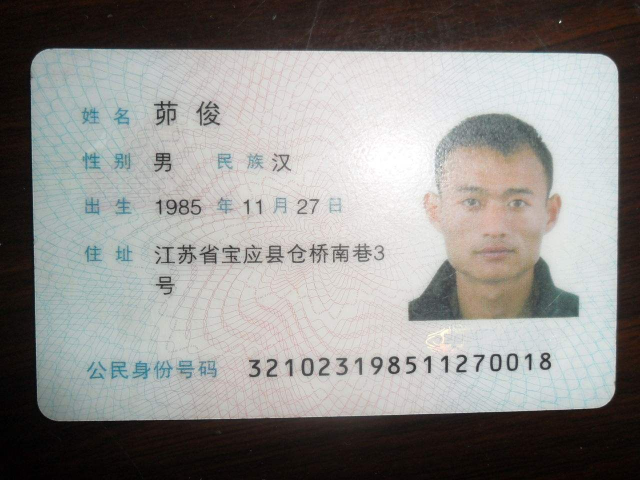
#> input picture tamper_data/good/0037.jpg, 1280 x 960 px (shown at 1/2 size)
$ python -i dct_detector.py   (imports and definitions only)
#> lines starting #> are read from the running program, lines starting #| are printed output that depends on the picture; after the words box and inside, x2 and y2 are one past the last pixel; in counts of white or black regions, pixels touching at a corner belong together
#> further down, picture is the input picture: shape (960, 1280, 3); mean B, G, R 139.1, 141.5, 143
"""
DCT块效应检测器

基于 Ye et al. (2007) 的方法
通过分析JPEG 8x8块效应的不一致性检测篡改区域
"""

import cv2
import numpy as np
from typing import Optional, Tuple


class DCTBlockDetector:
    """
    DCT块效应检测器

    原理：
    - JPEG压缩产生8x8块效应
    - 篡改区域的块效应与原始区域不一致
    - 通过分析块边界的不连续性检测篡改
    """

    def __init__(self, block_size: int = 8, analysis_block: int = 32):
        """
        初始化DCT块效应检测器

        Args:
            block_size: JPEG块大小（通常为8）
            analysis_block: 分析块大小
        """
        self.block_size = block_size
        self.analysis_block = analysis_block

    def compute_block_artifacts(self, image: np.ndarray) -> np.ndarray:
        """
        计算块效应强度图

        Args:
            image: 输入图像

        Returns:
            artifact_map: 块效应强度图
        """
        # 转灰度
        if len(image.shape) == 3:
            gray = cv2.cvtColor(image, cv2.COLOR_BGR2GRAY)
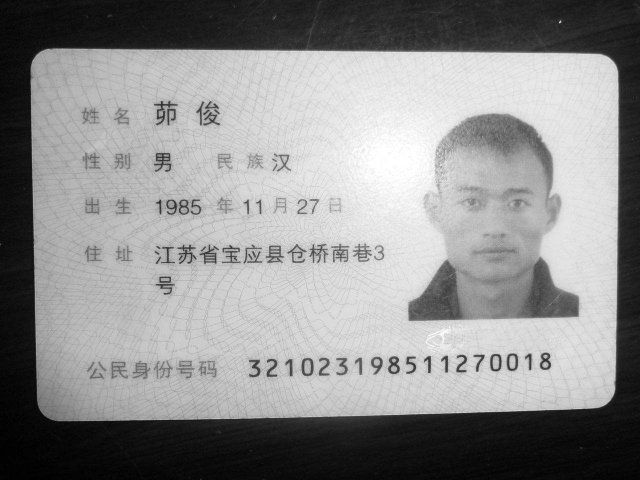
#> gray: shape (960, 1280) (shown at 1/2 size); min 0, max 255, mean 141.7
        else:
            gray = image

        h, w = gray.shape
#> h = 960; w = 1280
        artifact_map = np.zeros_like(gray, dtype=float)

        # 检测水平边界（每8像素）
        for i in range(self.block_size - 1, h - 1, self.block_size):
            diff = np.abs(gray[i, :].astype(float) - gray[i + 1, :].astype(float))
            artifact_map[i, :] = diff
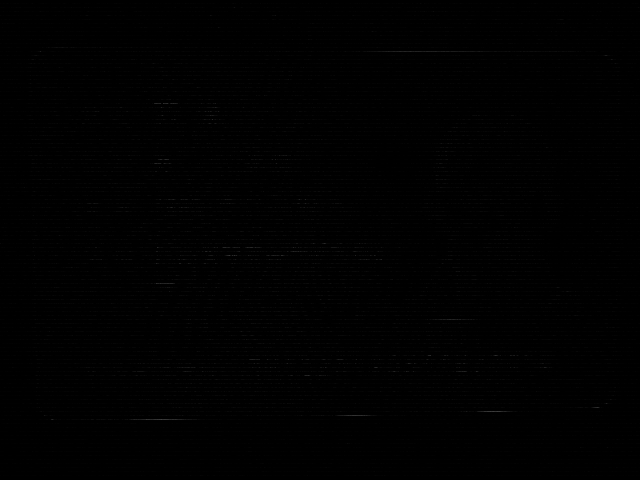
#> artifact_map: shape (960, 1280) float64 (shown at 1/2 size); min 0, max 134, mean 0.7

        # 检测垂直边界（每8像素）
        for j in range(self.block_size - 1, w - 1, self.block_size):
            diff = np.abs(gray[:, j].astype(float) - gray[:, j + 1].astype(float))
            artifact_map[:, j] = np.maximum(artifact_map[:, j], diff)
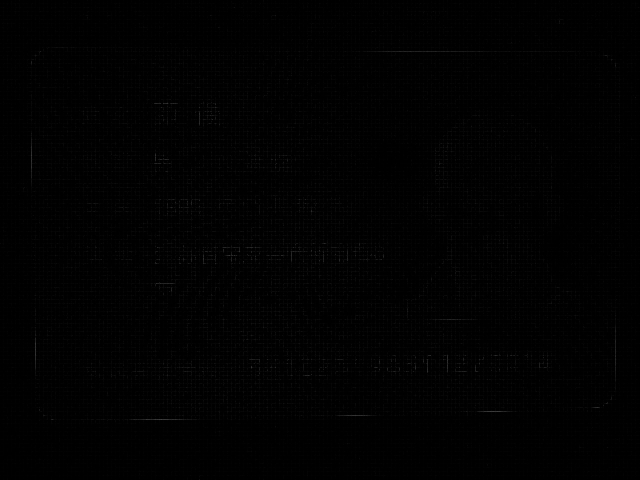
#> artifact_map: shape (960, 1280) float64 (shown at 1/2 size); 10.65% of pixels changed, all inside (x1, y1, x2, y2) = (7, 0, 1272, 960)

        return artifact_map

    def analyze_block_consistency(self, image: np.ndarray) -> np.ndarray:
        """
        分析块效应一致性

        计算每个分析块内的块效应统计特征

        Args:
            image: 输入图像

        Returns:
            consistency_map: 一致性分数图
        """
        artifact_map = self.compute_block_artifacts(image)

        h, w = artifact_map.shape
#> h = 960; w = 1280
        n_blocks_h = h // self.analysis_block
#> n_blocks_h = 30
        n_blocks_w = w // self.analysis_block
#> n_blocks_w = 40

        consistency = np.zeros((n_blocks_h, n_blocks_w))

        for i in range(n_blocks_h):
            for j in range(n_blocks_w):
                block = artifact_map[i*self.analysis_block:(i+1)*self.analysis_block,
                                    j*self.analysis_block:(j+1)*self.analysis_block]

                # 计算块边界像素的统计特征
                boundary_values = []

                # 水平边界
                for bi in range(self.block_size - 1, self.analysis_block, self.block_size):
                    if bi < block.shape[0]:
                        boundary_values.extend(block[bi, :].tolist())

                # 垂直边界
                for bj in range(self.block_size - 1, self.analysis_block, self.block_size):
                    if bj < block.shape[1]:
                        boundary_values.extend(block[:, bj].tolist())

                if len(boundary_values) > 0:
                    consistency[i, j] = np.mean(boundary_values)
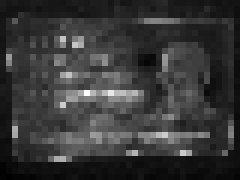
#> consistency: shape (30, 40) float64 (shown 6 times larger); min 0.957, max 23.88, mean 6; drawn with min black and max white

        return consistency

    def detect_artifact_anomalies(self, consistency: np.ndarray) -> np.ndarray:
        """
        检测块效应异常区域

        Args:
            consistency: 块效应一致性图

        Returns:
            anomaly_map: 异常分数图
        """
        h, w = consistency.shape
#> h = 30; w = 40
        anomaly = np.zeros_like(consistency)

        # 计算全局统计
        mean_val = np.mean(consistency)
#> mean_val = 6.02
        std_val = np.std(consistency)
#> std_val = 3.33

        if std_val > 0:
            # 计算z-score
            anomaly = np.abs(consistency - mean_val) / std_val
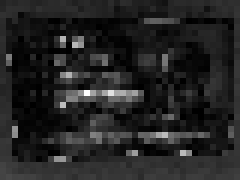
#> anomaly: shape (30, 40) float64 (shown 6 times larger); min 0.000773, max 5.36, mean 0.761; drawn with min black and max white

        return anomaly

    # [28 lines left out: function detect, not called in this run]

    def get_mask(self, heatmap: np.ndarray,
                 threshold: Optional[float] = None) -> np.ndarray:
        """
        生成二值掩码

        Args:
            heatmap: 热力图
            threshold: 阈值

        Returns:
            mask: 二值掩码
        """
        heatmap_uint8 = (heatmap * 255).astype(np.uint8)

        if threshold is None:
            _, mask = cv2.threshold(heatmap_uint8, 0, 255,
                                    cv2.THRESH_BINARY + cv2.THRESH_OTSU)
        else:
            _, mask = cv2.threshold(heatmap_uint8, int(threshold * 255), 255,
                                    cv2.THRESH_BINARY)

        return mask

    # [34 lines left out: function compute_dct_coefficients, not called in this run]

    def detect_full(self, image: np.ndarray) -> Tuple[np.ndarray, np.ndarray, np.ndarray]:
        """
        完整检测流程

        Args:
            image: 输入图像

        Returns:
            (heatmap, mask, artifact_map)
        """
        # 计算块效应
        artifact_map = self.compute_block_artifacts(image)

        # 分析一致性
        consistency = self.analyze_block_consistency(image)

        # 检测异常
        anomaly = self.detect_artifact_anomalies(consistency)

        # 上采样
        h, w = image.shape[:2]
#> h = 960; w = 1280
        heatmap = cv2.resize(anomaly, (w, h))
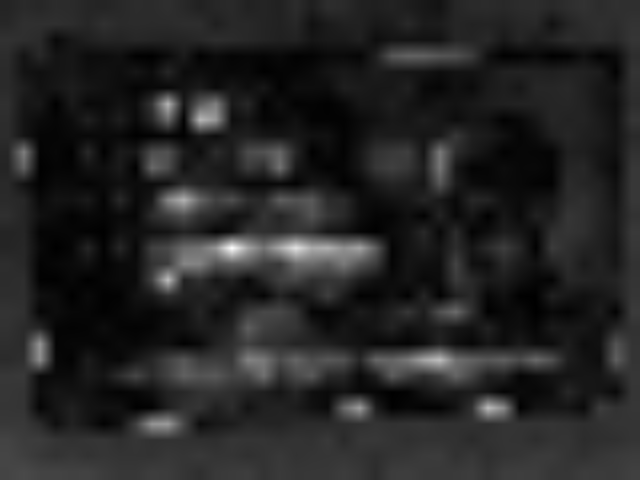
#> heatmap: shape (960, 1280) float64 (shown at 1/2 size); min 0.0043, max 5.28, mean 0.761; drawn with min black and max white

        # 归一化
        if heatmap.max() > 0:
            heatmap = heatmap / heatmap.max()

        heatmap = cv2.GaussianBlur(heatmap, (5, 5), 0)

        # 生成掩码
        mask = self.get_mask(heatmap)
#> in get_mask, `_, mask = cv2.threshold(heatmap_uint8, 0, 255, cv2.THRESH_BINARY + cv2..`:
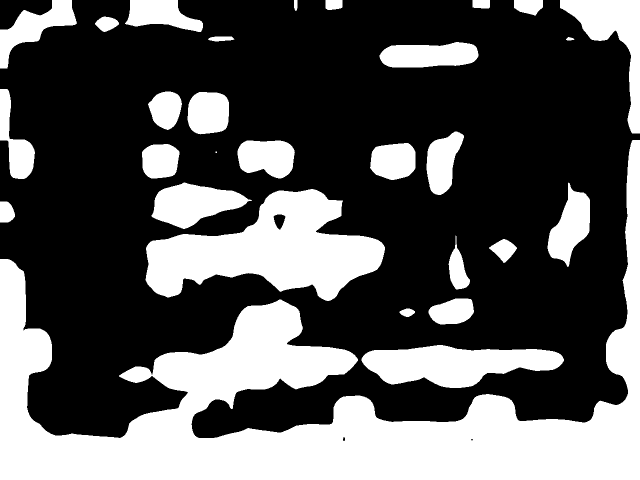
#> mask: shape (960, 1280) (shown at 1/2 size); 34.6% white; 29 white regions (1 under 20 px), largest, box (x1, y1, x2, y2) and area: (0, 280, 1280, 960) 238254, (291, 378, 770, 602) 57654, (723, 690, 1128, 776) 22383

        return heatmap, mask, artifact_map


# [27 lines left out: function detect_dct_artifacts, not called in this run]


# [14 lines not run here, left out]

>>> import cv2
>>> picture = cv2.imread('../../tamper_data/good/0037.jpg')
>>> result = DCTBlockDetector().detect_full(picture)

$ run again, on tamper_data/good/0039.jpg
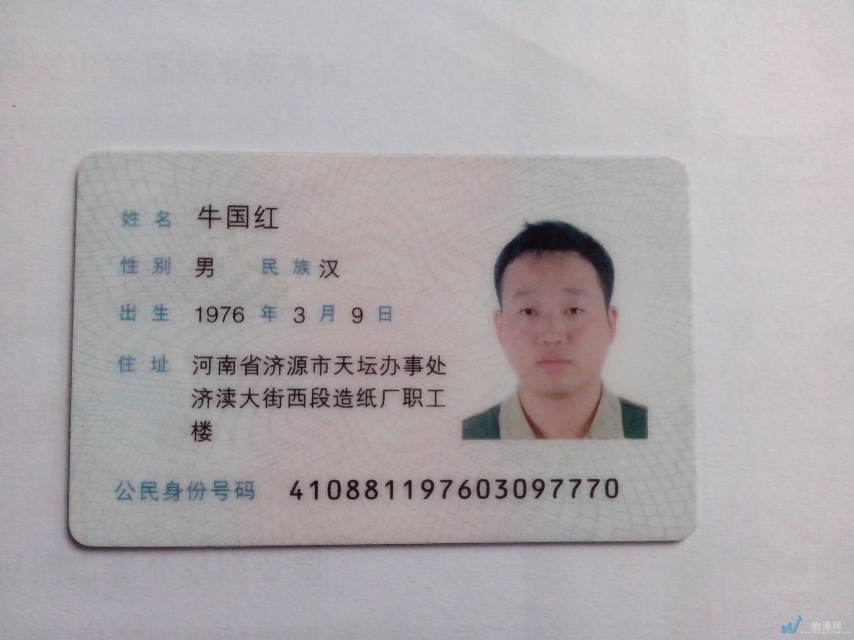
#> input picture tamper_data/good/0039.jpg, 2560 x 1920 px (shown at 1/3 size)
#> picture is the input picture: shape (1920, 2560, 3); mean B, G, R 171.5, 168.6, 173.7
#> after the loop in analyze_block_consistency, `for i in range(n_blocks_h):`:
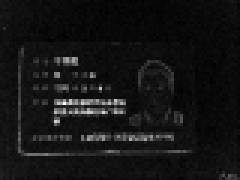
#> consistency: shape (60, 80) float64 (shown 3 times larger); min 1.51, max 19.07, mean 2.95; drawn with min black and max white
#> mean_val = 2.95
#> std_val = 1.65
#> in get_mask, `_, mask = cv2.threshold(heatmap_uint8, 0, 255, cv2.THRESH_BINARY + cv2..`:
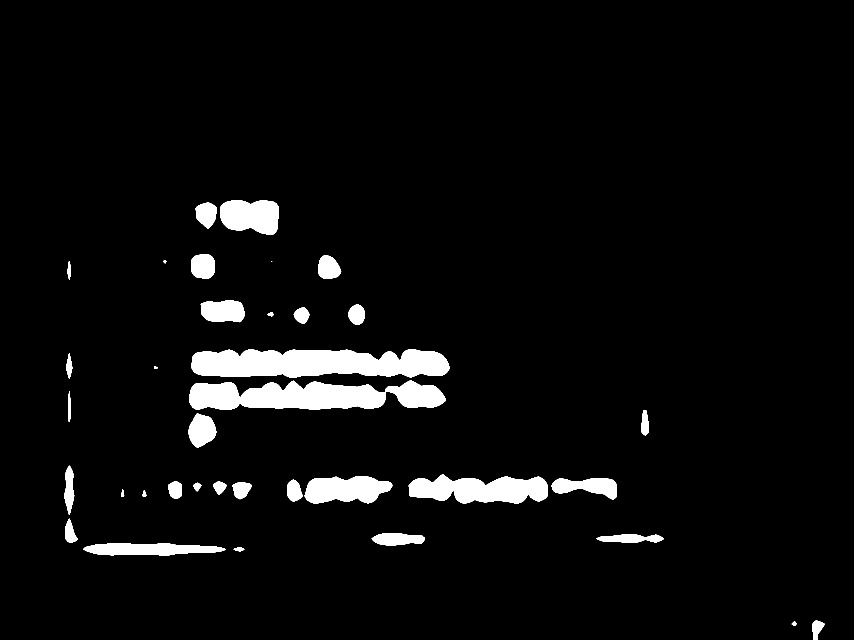
#> mask: shape (1920, 2560) (shown at 1/3 size); 4.7% white; 36 white regions (1 under 20 px), largest, box (x1, y1, x2, y2) and area: (575, 1047, 1349, 1134) 53591, (567, 1141, 1338, 1230) 48427, (1226, 1423, 1643, 1511) 25646

$ run again, on tamper_data/good/0221.jpg
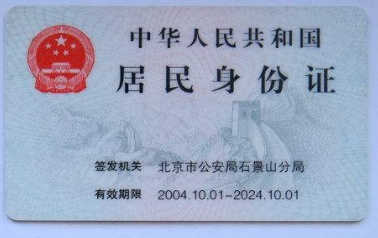
#> input picture tamper_data/good/0221.jpg, 378 x 238 px
#> picture is the input picture: shape (238, 378, 3); mean B, G, R 193, 167.9, 156.9
#> mean_val = 8.21
#> std_val = 4.43
#> in get_mask, `_, mask = cv2.threshold(heatmap_uint8, 0, 255, cv2.THRESH_BINARY + cv2..`:
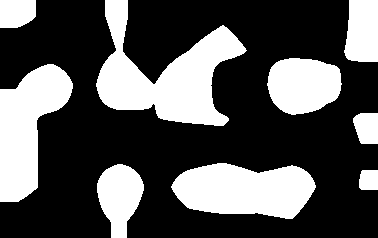
#> mask: shape (238, 378); 33.1% white; 9 white regions, largest, box (x1, y1, x2, y2) and area: (96, 0, 247, 126) 8363, (171, 163, 316, 219) 6043, (0, 64, 73, 202) 5841
